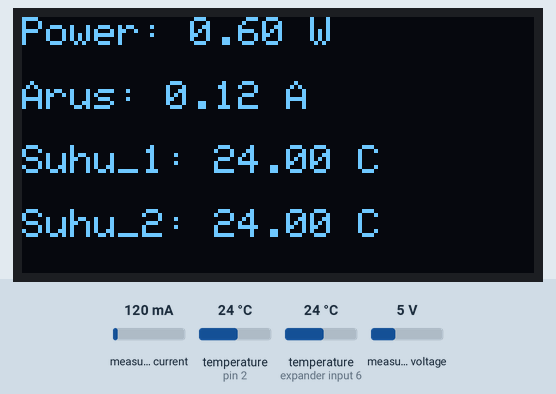
Bench run of a sketch on a simulated Arduino Uno, built with avr-gcc and run on an emulated ATmega328P. Shown: 128×64 one-colour display. Inputs (shaded band) come from the test bench; at power-on: measured current 120 mA, temperature (sensors on pin 2, expander input 6) 24 °C, measured voltage 5 V. What the sketch prints to the serial monitor is not drawn.

Above: at 2.6 s.
2.7 s: measured current set to 40 mA
At 5.2 s:
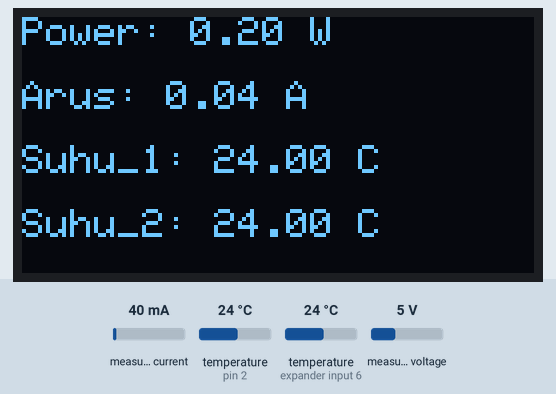
5.5 s: temperature (sensor on pin 2) set to 12 °C
At 7.1 s:
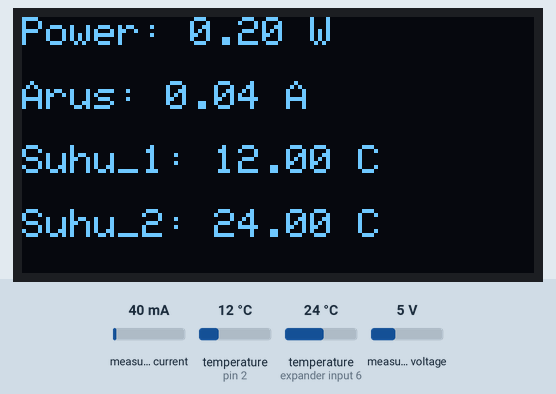
7.5 s: temperature (sensor on expander input 6) set to 12 °C
At 8.9 s:
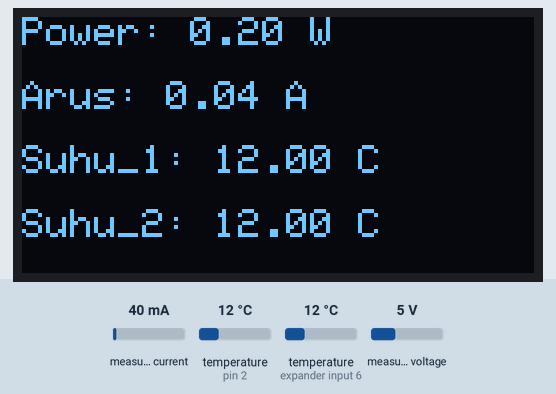
9.6 s: measured voltage set to 0.3 V
At 10.6 s:
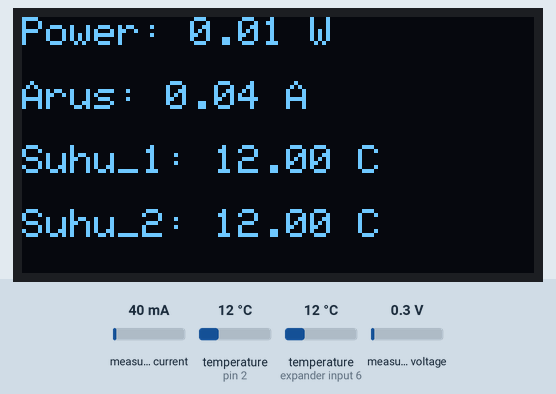
11.6 s: temperature (sensor on pin 2) set to 19 °C
13.6 s: temperature (sensor on expander input 6) set to 19 °C
At 15.2 s:
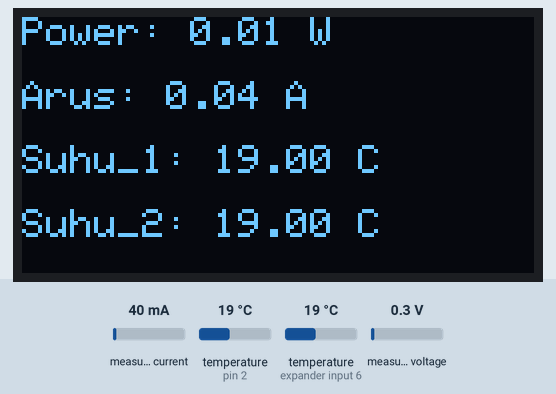
Timing chart, 0 to 16.6 s (numbered marks = the images above; inputs shaded):
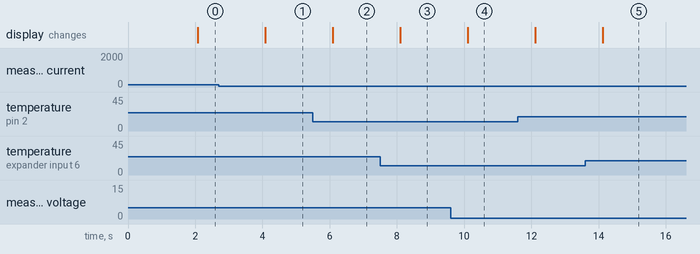

Measured:
- after the input at 2.7 s, the display: changes after 1.4 s (image 1)
- after the input at 5.5 s, the display: changes after 0.59 s (image 2)
- after the input at 7.5 s, the display: changes after 0.60 s (image 3)
- after the input at 9.6 s, the display: changes after 0.51 s (image 4)
- after the input at 13.6 s, the display: changes after 0.52 s (image 5)

The sketch:

sketch_mar6k.ino
```cpp
#include <Wire.h>
#include <Adafruit_INA219.h>
#include <OneWire.h>
#include <DallasTemperature.h>
#include <Adafruit_GFX.h>
#include <Adafruit_SSD1306.h>

#define ONE_WIRE_BUS 2

Adafruit_INA219 ina219;
OneWire oneWire(ONE_WIRE_BUS);
DallasTemperature sensors(&oneWire);

DeviceAddress sensor1 = { 0x28, 0x5C, 0xF9, 0x6A, 0x00, 0x00, 0x00, 0x93 };
DeviceAddress sensor2 = { 0x28, 0xDB, 0x57, 0x2C, 0x00, 0x00, 0x00, 0x84 };

#define SCREEN_WIDTH 128
#define SCREEN_HEIGHT 64
#define OLED_RESET -1
#define SSD1306_I2C_ADDRESS 0x3C
Adafruit_SSD1306 display(SCREEN_WIDTH, SCREEN_HEIGHT, &Wire, OLED_RESET);

void setup(void){
  Serial.begin(9600);
  sensors.begin();

  while (!Serial) {
      delay(1);
  }

  Serial.println("INA219 connect");

  // Initialize the INA219.
  // By default the initialization will use the largest range (32V, 2A).  However
  // you can call a setCalibration function to change this range (see comments).
  if (! ina219.begin()) {
    Serial.println("Failed to find INA219 chip");
	  display.clearDisplay();
	  display.setTextSize(1);
	  display.setTextColor(SSD1306_WHITE);
	  display.setCursor(0, 0);
	  display.println("INA219 not connect");
	  display.display();
	  delay(1000);
    while (1) { delay(10); }
  }
  // To use a slightly lower 32V, 1A range (higher precision on amps):
  //ina219.setCalibration_32V_1A();
  // Or to use a lower 16V, 400mA range (higher precision on volts and amps):
  //ina219.setCalibration_16V_400mA();

  Serial.println("Measuring voltage and current with INA219 ...");

  if (!display.begin(SSD1306_I2C_ADDRESS, 0x3C)) {
    Serial.println("Gagal menginisialisasi OLED!");
    for (;;);
  }
  display.clearDisplay();
  display.setTextSize(1);
  display.setTextColor(SSD1306_WHITE);
  display.setCursor(0, 0);
  display.println("Inisialisasi...");
  display.display();
  delay(1000);

}

void loop(void){
  sensors.requestTemperatures();
  float temperatureC = sensors.getTempCByIndex(0);
  float shuntvoltage = 0;
  float busvoltage = 0;
  float current_mA = 0;
  float loadvoltage = 0;
  float power_mW = 0;

  shuntvoltage = ina219.getShuntVoltage_mV();
  busvoltage = ina219.getBusVoltage_V();
  current_mA = ina219.getCurrent_mA();
  power_mW = ina219.getPower_mW();
  loadvoltage = busvoltage + (shuntvoltage / 1000);

  Serial.print("Temperature sensor 1 : ");
  Serial.print(sensors.getTempC(sensor1));
  Serial.println("ºC");
  Serial.print("Temperature sensor 2  : ");
  Serial.print(sensors.getTempC(sensor2));
  Serial.println("ºC");
  //Serial.print("Bus Voltage:   ");
  //Serial.print(busvoltage); Serial.println(" V");
  //Serial.print("Shunt Voltage: ");
  //Serial.print(shuntvoltage); Serial.println(" mV");
  Serial.print("Load Voltage          : ");
  Serial.print(loadvoltage); Serial.println(" V");
  Serial.print("Current               : ");
  Serial.print(current_mA); Serial.println(" mA");
  Serial.print("                        ");
  Serial.print(current_mA/1000); Serial.println(" A");
  Serial.print("Power                 : ");
  Serial.print(power_mW); Serial.println(" mW");
  Serial.print("                        ");
  Serial.print(power_mW/1000); Serial.println(" W");
  Serial.println("");

  display.clearDisplay();
  display.setCursor(0, 0);
  display.print("Power: ");
  display.print(power_mW/1000);
  display.println(" W");
  display.println(" ");
  display.print("Arus: ");
  display.print(current_mA/1000);
  display.println(" A");
  display.println(" ");
  display.print("Suhu_1: ");
  display.print(sensors.getTempC(sensor1));
  display.println(" C");
  display.println(" ");
  display.print("Suhu_2: ");
  display.print(sensors.getTempC(sensor2));
  display.println(" C");
  display.setTextSize(1);
  display.display();

  delay(1000);
}
```
